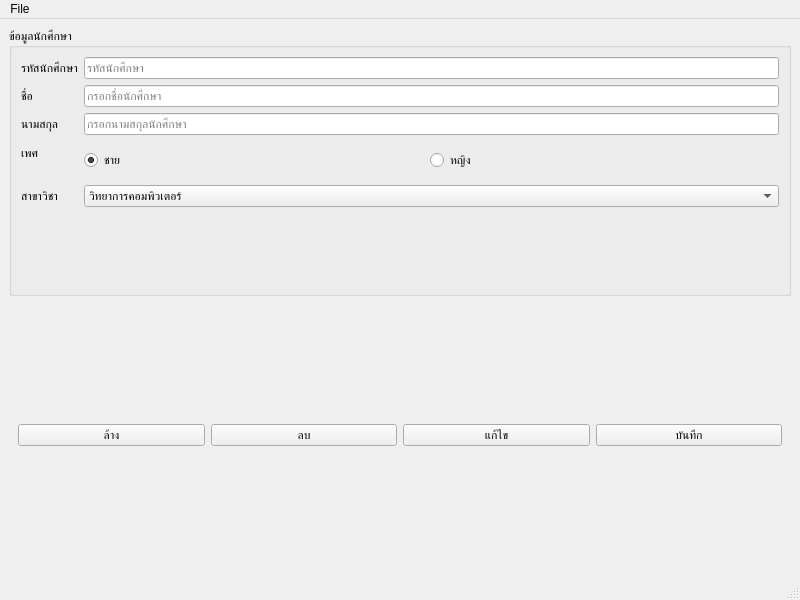
<?xml version="1.0" encoding="UTF-8"?>
<ui version="4.0">
 <class>MainWindow</class>

 <widget class="QMainWindow" name="MainWindow">

  <property name="geometry">
   <rect>
    <x>0</x>
    <y>0</y>
    <width>800</width>
    <height>600</height>
   </rect>
  </property>

  <property name="windowTitle">
   <string>MainWindow</string>
  </property>

  <widget class="QWidget" name="centralwidget">

   <layout class="QVBoxLayout" name="verticalLayout_main">

    <item>
     <widget class="QGroupBox" name="groupBox">

      <property name="title">
       <string>ข้อมูลนักศึกษา</string>
      </property>

      <layout class="QFormLayout" name="formLayout">

       <item row="0" column="0">
        <widget class="QLabel" name="label_id">
         <property name="text">
          <string>รหัสนักศึกษา</string>
         </property>
        </widget>
       </item>

       <item row="0" column="1">
        <widget class="QLineEdit" name="lineEdit_id">
         <property name="placeholderText">
          <string>รหัสนักศึกษา</string>
         </property>
        </widget>
       </item>

       <item row="1" column="0">
        <widget class="QLabel" name="label_name">
         <property name="text">
          <string>ชื่อ</string>
         </property>
        </widget>
       </item>

       <item row="1" column="1">
        <widget class="QLineEdit" name="lineEdit_name">
         <property name="placeholderText">
          <string>กรอกชื่อนักศึกษา</string>
         </property>
        </widget>
       </item>

       <item row="2" column="0">
        <widget class="QLabel" name="label_lastname">
         <property name="text">
          <string>นามสกุล</string>
         </property>
        </widget>
       </item>

       <item row="2" column="1">
        <widget class="QLineEdit" name="lineEdit_lastname">
         <property name="placeholderText">
          <string>กรอกนามสกุลนักศึกษา</string>
         </property>
        </widget>
       </item>

       <item row="3" column="0">
        <widget class="QLabel" name="label_gender">
         <property name="text">
          <string>เพศ</string>
         </property>
        </widget>
       </item>

       <item row="3" column="1">
        <widget class="QWidget" name="widget_gender" native="true">

         <layout class="QHBoxLayout" name="horizontalLayout_gender">

          <property name="leftMargin">
           <number>0</number>
          </property>

          <item>
           <widget class="QRadioButton" name="radioButton_male">
            <property name="text">
             <string>ชาย</string>
            </property>

            <property name="checked">
             <bool>true</bool>
            </property>
           </widget>
          </item>

          <item>
           <widget class="QRadioButton" name="radioButton_female">
            <property name="text">
             <string>หญิง</string>
            </property>
           </widget>
          </item>

         </layout>

        </widget>
       </item>

       <item row="4" column="0">
        <widget class="QLabel" name="label_major">
         <property name="text">
          <string>สาขาวิชา</string>
         </property>
        </widget>
       </item>

       <item row="4" column="1">
        <widget class="QComboBox" name="comboBox_major">

         <item>
          <property name="text">
           <string>วิทยาการคอมพิวเตอร์</string>
          </property>
         </item>

         <item>
          <property name="text">
           <string>เทคโนโลยีสารสนเทศ</string>
          </property>
         </item>

         <item>
          <property name="text">
           <string>วิศวกรรมซอฟต์แวร์</string>
          </property>
         </item>

        </widget>
       </item>

      </layout>

     </widget>
    </item>

    <item>

     <widget class="QWidget" name="widget_buttons" native="true">

      <layout class="QHBoxLayout" name="horizontalLayout_buttons">

       <item>
        <widget class="QPushButton" name="pushButton_clear">
         <property name="text">
          <string>ล้าง</string>
         </property>
        </widget>
       </item>

       <item>
        <widget class="QPushButton" name="pushButton_delete">
         <property name="text">
          <string>ลบ</string>
         </property>
        </widget>
       </item>

       <item>
        <widget class="QPushButton" name="pushButton_edit">
         <property name="text">
          <string>แก้ไข</string>
         </property>
        </widget>
       </item>

       <item>
        <widget class="QPushButton" name="pushButton_save">
         <property name="text">
          <string>บันทึก</string>
         </property>
        </widget>
       </item>

      </layout>

     </widget>

    </item>

   </layout>

  </widget>

  <widget class="QMenuBar" name="menubar">

   <property name="geometry">
    <rect>
     <x>0</x>
     <y>0</y>
     <width>800</width>
     <height>22</height>
    </rect>
   </property>

   <widget class="QMenu" name="menuFile">

    <property name="title">
     <string>File</string>
    </property>

    <addaction name="actionOpen"/>
    <addaction name="actionNew"/>
    <addaction name="actionExit"/>

   </widget>

   <addaction name="menuFile"/>

  </widget>

  <widget class="QStatusBar" name="statusbar"/>

  <action name="actionOpen">
   <property name="text">
    <string>Open</string>
   </property>
  </action>

  <action name="actionNew">
   <property name="text">
    <string>New</string>
   </property>
  </action>

  <action name="actionExit">
   <property name="text">
    <string>Exit</string>
   </property>
  </action>

 </widget>

 <resources/>
 <connections/>

</ui>
